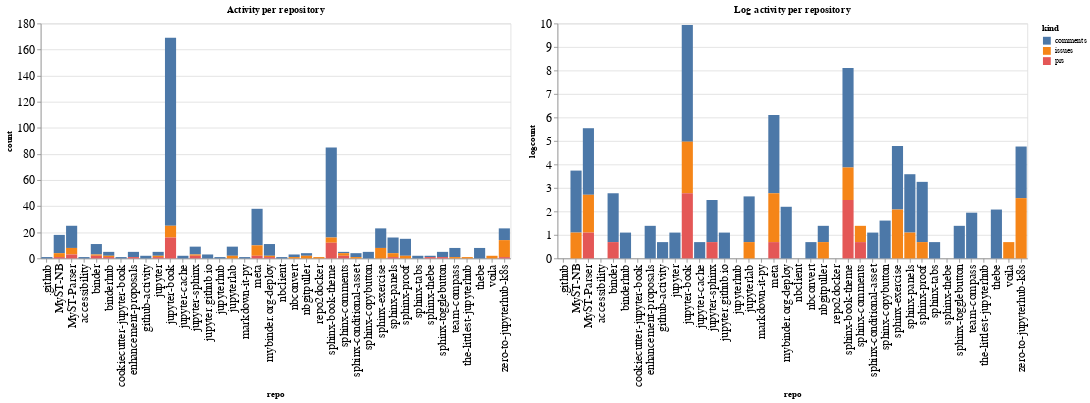

Notebook cell for this chart:
### Code cell
ch1 = alt.Chart(repo_summaries, width=600, title="Activity per repository").mark_bar().encode(
    x='repo',
    y='count',
    color='kind',
    tooltip="kind"
)

ch2 = alt.Chart(repo_summaries, width=600, title="Log activity per repository").mark_bar().encode(
    x='repo',
    y='logcount',
    color='kind',
    tooltip="kind"
)

ch1 | ch2

### Figure 1 — Vega-Lite specification as saved in the notebook (floating-point values rounded to 4 significant figures)
{"config": {"axisLeft": {"labelFontSize": 15}, "axisBottom": {"labelFontSize": 15}}, "hconcat": [{"mark": "bar", "encoding": {"color": {"type": "nominal", "field": "kind"}, "tooltip": {"type": "nominal", "field": "kind"}, "x": {"type": "nominal", "field": "repo"}, "y": {"type": "quantitative", "field": "count"}}, "title": "Activity per repository", "width": 600}, {"mark": "bar", "encoding": {"color": {"type": "nominal", "field": "kind"}, "tooltip": {"type": "nominal", "field": "kind"}, "x": {"type": "nominal", "field": "repo"}, "y": {"type": "quantitative", "field": "logcount"}}, "title": "Log activity per repository", "width": 600}], "data": {"name": "data-d258e38e032c0d44ad6df9e0eb4b2e49"}, "$schema": "https://vega.github.io/schema/vega-lite/v4.8.1.json", "datasets": {"data-d258e38e032c0d44ad6df9e0eb4b2e49": [{"repo": ".github", "kind": "comments", "count": 1, "logcount": 0.0}, {"repo": "MyST-NB", "kind": "comments", "count": 14, "logcount": 2.639}, {"repo": "MyST-NB", "kind": "issues", "count": 3, "logcount": 1.099}, {"repo": "MyST-NB", "kind": "prs", "count": 1, "logcount": 0.0}, {"repo": "MyST-Parser", "kind": "comments", "count": 17, "logcount": 2.833}, {"repo": "MyST-Parser", "kind": "issues", "count": 5, "logcount": 1.609}, {"repo": "MyST-Parser", "kind": "prs", "count": 3, "logcount": 1.099}, {"repo": "accessibility", "kind": "comments", "count": 1, "logcount": 0.0}, {"repo": "binder", "kind": "comments", "count": 8, "logcount": 2.079}, {"repo": "binder", "kind": "issues", "count": 1, "logcount": 0.0}, {"repo": "binder", "kind": "prs", "count": 2, "logcount": 0.6931}, {"repo": "binderhub", "kind": "comments", "count": 3, "logcount": 1.099}, {"repo": "binderhub", "kind": "issues", "count": 1, "logcount": 0.0}, {"repo": "binderhub", "kind": "prs", "count": 1, "logcount": 0.0}, {"repo": "cookiecutter-jupyter-book", "kind": "comments", "count": 1, "logcount": 0.0}, {"repo": "enhancement-proposals", "kind": "comments", "count": 4, "logcount": 1.386}, {"repo": "enhancement-proposals", "kind": "prs", "count": 1, "logcount": 0.0}, {"repo": "github-activity", "kind": "comments", "count": 2, "logcount": 0.6931}, {"repo": "jupyter", "kind": "comments", "count": 3, "logcount": 1.099}, {"repo": "jupyter", "kind": "issues", "count": 1, "logcount": 0.0}, {"repo": "jupyter", "kind": "prs", "count": 1, "logcount": 0.0}, {"repo": "jupyter-book", "kind": "comments", "count": 144, "logcount": 4.97}, {"repo": "jupyter-book", "kind": "issues", "count": 9, "logcount": 2.197}, {"repo": "jupyter-book", "kind": "prs", "count": 16, "logcount": 2.773}, {"repo": "jupyter-cache", "kind": "comments", "count": 2, "logcount": 0.6931}, {"repo": "jupyter-sphinx", "kind": "comments", "count": 6, "logcount": 1.792}, {"repo": "jupyter-sphinx", "kind": "issues", "count": 1, "logcount": 0.0}, {"repo": "jupyter-sphinx", "kind": "prs", "count": 2, "logcount": 0.6931}, {"repo": "jupyter.github.io", "kind": "comments", "count": 3, "logcount": 1.099}, {"repo": "jupyterhub", "kind": "comments", "count": 1, "logcount": 0.0}, {"repo": "jupyterlab", "kind": "comments", "count": 7, "logcount": 1.946}, {"repo": "jupyterlab", "kind": "issues", "count": 2, "logcount": 0.6931}, {"repo": "markdown-it-py", "kind": "comments", "count": 1, "logcount": 0.0}, {"repo": "meta", "kind": "comments", "count": 28, "logcount": 3.332}, {"repo": "meta", "kind": "issues", "count": 8, "logcount": 2.079}, {"repo": "meta", "kind": "prs", "count": 2, "logcount": 0.6931}, {"repo": "mybinder.org-deploy", "kind": "comments", "count": 9, "logcount": 2.197}, {"repo": "mybinder.org-deploy", "kind": "issues", "count": 1, "logcount": 0.0}, {"repo": "mybinder.org-deploy", "kind": "prs", "count": 1, "logcount": 0.0}, {"repo": "nbclient", "kind": "comments", "count": 1, "logcount": 0.0}, {"repo": "nbconvert", "kind": "comments", "count": 2, "logcount": 0.6931}, {"repo": "nbconvert", "kind": "issues", "count": 1, "logcount": 0.0}, {"repo": "nbgitpuller", "kind": "comments", "count": 2, "logcount": 0.6931}, {"repo": "nbgitpuller", "kind": "issues", "count": 2, "logcount": 0.6931}, {"repo": "repo2docker", "kind": "issues", "count": 1, "logcount": 0.0}, {"repo": "sphinx-book-theme", "kind": "comments", "count": 69, "logcount": 4.234}, {"repo": "sphinx-book-theme", "kind": "issues", "count": 4, "logcount": 1.386}, {"repo": "sphinx-book-theme", "kind": "prs", "count": 12, "logcount": 2.485}, {"repo": "sphinx-comments", "kind": "comments", "count": 1, "logcount": 0.0}, {"repo": "sphinx-comments", "kind": "issues", "count": 2, "logcount": 0.6931}, {"repo": "sphinx-comments", "kind": "prs", "count": 2, "logcount": 0.6931}, {"repo": "sphinx-conditional-asset", "kind": "comments", "count": 3, "logcount": 1.099}, {"repo": "sphinx-conditional-asset", "kind": "issues", "count": 1, "logcount": 0.0}, {"repo": "sphinx-copybutton", "kind": "comments", "count": 5, "logcount": 1.609}, {"repo": "sphinx-exercise", "kind": "comments", "count": 15, "logcount": 2.708}, {"repo": "sphinx-exercise", "kind": "issues", "count": 8, "logcount": 2.079}, {"repo": "sphinx-panels", "kind": "comments", "count": 12, "logcount": 2.485}, {"repo": "sphinx-panels", "kind": "issues", "count": 3, "logcount": 1.099}, {"repo": "sphinx-panels", "kind": "prs", "count": 1, "logcount": 0.0}, {"repo": "sphinx-proof", "kind": "comments", "count": 13, "logcount": 2.565}, {"repo": "sphinx-proof", "kind": "issues", "count": 2, "logcount": 0.6931}, {"repo": "sphinx-tabs", "kind": "comments", "count": 2, "logcount": 0.6931}, {"repo": "sphinx-thebe", "kind": "comments", "count": 1, "logcount": 0.0}, {"repo": "sphinx-thebe", "kind": "prs", "count": 1, "logcount": 0.0}, {"repo": "sphinx-togglebutton", "kind": "comments", "count": 4, "logcount": 1.386}, {"repo": "sphinx-togglebutton", "kind": "prs", "count": 1, "logcount": 0.0}, {"repo": "team-compass", "kind": "comments", "count": 7, "logcount": 1.946}, {"repo": "team-compass", "kind": "issues", "count": 1, "logcount": 0.0}, {"repo": "the-littlest-jupyterhub", "kind": "issues", "count": 1, "logcount": 0.0}, {"repo": "thebe", "kind": "comments", "count": 8, "logcount": 2.079}, {"repo": "voila", "kind": "issues", "count": 2, "logcount": 0.6931}, {"repo": "zero-to-jupyterhub-k8s", "kind": "comments", "count": 9, "logcount": 2.197}, {"repo": "zero-to-jupyterhub-k8s", "kind": "issues", "count": 13, "logcount": 2.565}, {"repo": "zero-to-jupyterhub-k8s", "kind": "prs", "count": 1, "logcount": 0.0}]}}
